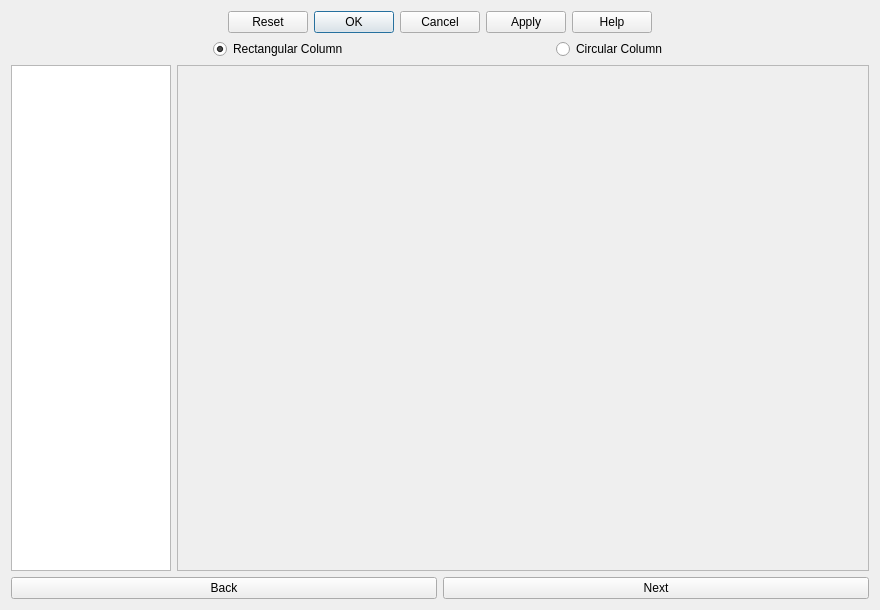
<?xml version="1.0" encoding="UTF-8"?>
<ui version="4.0">
 <class>MainColumnReinforcementDialog</class>
 <widget class="QDialog" name="MainColumnReinforcementDialog">
  <property name="geometry">
   <rect>
    <x>0</x>
    <y>0</y>
    <width>880</width>
    <height>610</height>
   </rect>
  </property>
  <property name="sizePolicy">
   <sizepolicy hsizetype="Expanding" vsizetype="Expanding">
    <horstretch>0</horstretch>
    <verstretch>0</verstretch>
   </sizepolicy>
  </property>
  <property name="baseSize">
   <size>
    <width>0</width>
    <height>0</height>
   </size>
  </property>
  <property name="windowTitle">
   <string>Dialog</string>
  </property>
  <layout class="QGridLayout" name="gridLayout">
   <item row="2" column="0">
    <layout class="QHBoxLayout" name="listStackedWidgetHorizontalLayout">
     <property name="sizeConstraint">
      <enum>QLayout::SetDefaultConstraint</enum>
     </property>
     <item>
      <widget class="QListWidget" name="rebars_listWidget">
       <property name="enabled">
        <bool>true</bool>
       </property>
       <property name="sizePolicy">
        <sizepolicy hsizetype="Preferred" vsizetype="Preferred">
         <horstretch>0</horstretch>
         <verstretch>0</verstretch>
        </sizepolicy>
       </property>
       <property name="minimumSize">
        <size>
         <width>160</width>
         <height>0</height>
        </size>
       </property>
       <property name="horizontalScrollBarPolicy">
        <enum>Qt::ScrollBarAsNeeded</enum>
       </property>
       <property name="sizeAdjustPolicy">
        <enum>QAbstractScrollArea::AdjustToContents</enum>
       </property>
       <property name="currentRow">
        <number>-1</number>
       </property>
      </widget>
     </item>
     <item>
      <widget class="QStackedWidget" name="rebars_stackedWidget">
       <property name="sizePolicy">
        <sizepolicy hsizetype="Expanding" vsizetype="Expanding">
         <horstretch>0</horstretch>
         <verstretch>0</verstretch>
        </sizepolicy>
       </property>
       <property name="frameShape">
        <enum>QFrame::StyledPanel</enum>
       </property>
       <property name="currentIndex">
        <number>-1</number>
       </property>
      </widget>
     </item>
    </layout>
   </item>
   <item row="1" column="0">
    <layout class="QHBoxLayout" name="columnTypeHorizontalLayout">
     <item>
      <spacer name="horizontalSpacer_2">
       <property name="orientation">
        <enum>Qt::Horizontal</enum>
       </property>
       <property name="sizeHint" stdset="0">
        <size>
         <width>40</width>
         <height>20</height>
        </size>
       </property>
      </spacer>
     </item>
     <item>
      <widget class="Gui::PrefRadioButton" name="rectangular_column_radio">
       <property name="enabled">
        <bool>true</bool>
       </property>
       <property name="acceptDrops">
        <bool>false</bool>
       </property>
       <property name="text">
        <string>Rectangular Column</string>
       </property>
       <property name="checkable">
        <bool>true</bool>
       </property>
       <property name="checked">
        <bool>true</bool>
       </property>
       <attribute name="buttonGroup">
        <string notr="true">buttonGroup</string>
       </attribute>
      </widget>
     </item>
     <item>
      <spacer name="horizontalSpacer_3">
       <property name="orientation">
        <enum>Qt::Horizontal</enum>
       </property>
       <property name="sizeHint" stdset="0">
        <size>
         <width>40</width>
         <height>20</height>
        </size>
       </property>
      </spacer>
     </item>
     <item>
      <widget class="Gui::PrefRadioButton" name="circular_column_radio">
       <property name="text">
        <string>Circular Column</string>
       </property>
       <property name="checkable">
        <bool>true</bool>
       </property>
       <property name="checked">
        <bool>false</bool>
       </property>
       <attribute name="buttonGroup">
        <string notr="true">buttonGroup</string>
       </attribute>
      </widget>
     </item>
     <item>
      <spacer name="horizontalSpacer">
       <property name="orientation">
        <enum>Qt::Horizontal</enum>
       </property>
       <property name="sizeHint" stdset="0">
        <size>
         <width>40</width>
         <height>20</height>
        </size>
       </property>
      </spacer>
     </item>
    </layout>
   </item>
   <item row="0" column="0">
    <widget class="QDialogButtonBox" name="standardButtonBox">
     <property name="standardButtons">
      <set>QDialogButtonBox::Apply|QDialogButtonBox::Cancel|QDialogButtonBox::Help|QDialogButtonBox::Ok|QDialogButtonBox::Reset</set>
     </property>
     <property name="centerButtons">
      <bool>true</bool>
     </property>
    </widget>
   </item>
   <item row="3" column="0">
    <layout class="QHBoxLayout" name="nextBackButtonHorizontalLayout">
     <item>
      <widget class="QPushButton" name="back_button">
       <property name="text">
        <string>Back</string>
       </property>
      </widget>
     </item>
     <item>
      <widget class="QPushButton" name="next_button">
       <property name="text">
        <string>Next</string>
       </property>
      </widget>
     </item>
    </layout>
   </item>
  </layout>
 </widget>
 <customwidgets>
  <customwidget>
   <class>Gui::PrefRadioButton</class>
   <extends>QRadioButton</extends>
   <header>Gui/PrefWidgets.h</header>
  </customwidget>
 </customwidgets>
 <resources/>
 <connections/>
 <buttongroups>
  <buttongroup name="buttonGroup"/>
 </buttongroups>
</ui>
